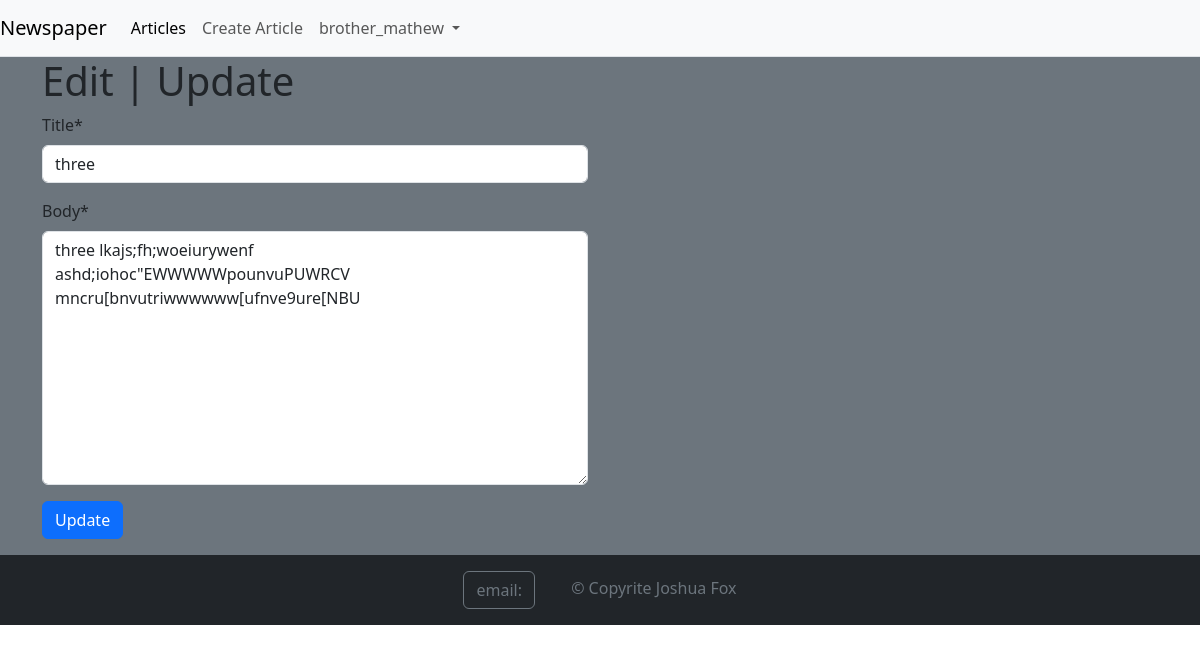
The page /articles/update/3/ (signed in) on the database its author committed.
### accounts/models.py (models this page shows)
class CustomUser(AbstractUser):
    age = models.PositiveIntegerField(null=True, blank=True)

### articles/models.py (models this page shows, shortened)
class Article(models.Model):
    title = models.CharField(max_length=100)
    body = models.TextField()
    date = models.DateTimeField(auto_now_add=True)
    author = models.ForeignKey(settings.AUTH_USER_MODEL,
                               on_delete=models.CASCADE, )

### articles/views.py (the view)
# urls.py: path('update/<int:pk>/', ArticleUpdateView.as_view(),
class ArticleUpdateView(UpdateView):
    model = Article
    template_name = 'article_update.html'
    fields = (
        'title',
        'body',
    )

### templates/article_update.html (shortened to what this page needs)
{% extends 'pages/base.html' %}
{% load crispy_forms_filters %}
{% load crispy_forms_tags %}
{% block content %}
    <div class="container">
        <div class="row">
            <div class="col-md-6">
                <h1>Edit | Update</h1>
                <form method="post">
                    {{ form|crispy }}
                    <button type="submit" class="btn btn-primary">Update</button>
                </form>
            </div>
        </div>
    </div>
{% endblock content %}

### templates/pages/base.html (shortened to what this page needs)
{% load bootstrap5 %}
{% bootstrap_css %}
<!DOCTYPE html>
<html lang="en">
<head>
</head>
<body>
<header class="m-0 p-0">
    <nav class="navbar navbar-expand-lg bg-body-tertiary bg-dark border-bottom text-light">
        <a class="navbar-brand" href="{% url 'home' %}">Newspaper</a>
        <div class="collapse navbar-collapse" id="navbarSupportedContent">
            <ul class="navbar-nav me-auto mb-2 mb-lg-0">
                <li class="nav-item">
                    {% if user.is_authenticated %}
                        <a class="nav-link active" aria-current="page"
                           href="{% url 'article_list' %}">Articles</a>
                        </li>
                        <li class="nav-item">
                            <a class="nav-link" href="{% url 'article_create' %}">Create Article</a>
                        </li>
                        <li class="nav-item dropdown">
                            <a class="nav-link dropdown-toggle" href="{% url 'home' %}" role="button"
                               data-bs-toggle="dropdown"
                               aria-expanded="false" id="dropdownUser1">
                                {{ user.username }}
                            </a>
                        </li>
                    {% else %}
                        <div class="text-end">
                            <a href="{% url 'login' %}">Log In</a>
                            <a href="{% url 'signup' %}">Sign Up</a>
                        </div>
                    {% endif %}
            </ul>
        </div>
    </nav>
</header>
<main class="bg-secondary m-0">
    {% block content %}
    {% endblock content %}
</main>
<footer class=" bg-dark m-0 p-0">
    <div class="container-fluid bg-dark text-white text-center p-3">
        <div class="row">
            <div class="col">
                <p class="d-inline p-3 "><a class="btn btn-outline-secondary text-decoration-none"
                                            href="mailto:klx2044@yahoo.com">email:</a></p>
                <p class="d-inline p-3 text-secondary ">&copy Copyrite Joshua Fox</p>
            </div>
        </div>
    </div>
</footer>
</body>
</html>

### rows shown on the page
CustomUser: username "brother_mathew"
Article: title "three", body "three lkajs;fh;woeiurywenf ashd;iohoc\"EWWWWWpounvuPUWRCV mncru[bnvutriwwwwww[ufnve9ure[NBU"
